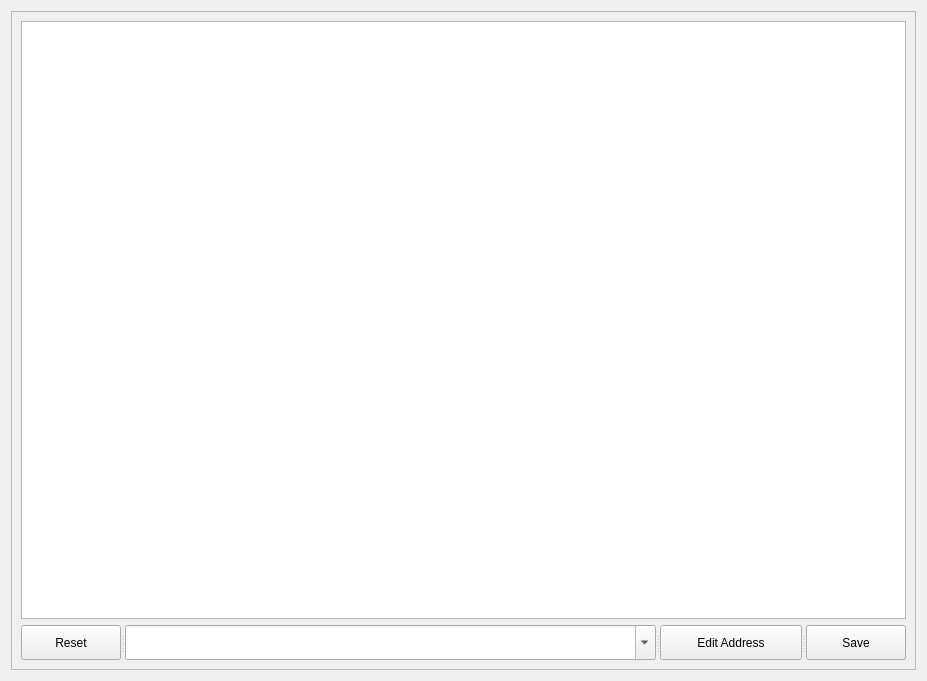
<?xml version="1.0" encoding="UTF-8"?>
<ui version="4.0">
 <class>Form</class>
 <widget class="QWidget" name="Form">
  <property name="geometry">
   <rect>
    <x>0</x>
    <y>0</y>
    <width>927</width>
    <height>681</height>
   </rect>
  </property>
  <property name="windowTitle">
   <string>Form</string>
  </property>
  <layout class="QGridLayout" name="gridLayout">
   <item row="0" column="0">
    <widget class="QScrollArea" name="scrollArea">
     <property name="widgetResizable">
      <bool>true</bool>
     </property>
     <widget class="QWidget" name="scrollAreaWidgetContents">
      <property name="geometry">
       <rect>
        <x>0</x>
        <y>0</y>
        <width>911</width>
        <height>665</height>
       </rect>
      </property>
      <layout class="QGridLayout" name="gridLayout_2">
       <item row="0" column="0">
        <widget class="QTableView" name="editor"/>
       </item>
       <item row="1" column="0">
        <widget class="QSplitter" name="splitter">
         <property name="orientation">
          <enum>Qt::Horizontal</enum>
         </property>
         <property name="childrenCollapsible">
          <bool>false</bool>
         </property>
         <widget class="QPushButton" name="reset">
          <property name="minimumSize">
           <size>
            <width>50</width>
            <height>35</height>
           </size>
          </property>
          <property name="maximumSize">
           <size>
            <width>100</width>
            <height>35</height>
           </size>
          </property>
          <property name="text">
           <string>Reset</string>
          </property>
         </widget>
         <widget class="QComboBox" name="addresses">
          <property name="minimumSize">
           <size>
            <width>300</width>
            <height>35</height>
           </size>
          </property>
          <property name="editable">
           <bool>true</bool>
          </property>
         </widget>
         <widget class="QPushButton" name="edit_address">
          <property name="minimumSize">
           <size>
            <width>100</width>
            <height>35</height>
           </size>
          </property>
          <property name="maximumSize">
           <size>
            <width>150</width>
            <height>35</height>
           </size>
          </property>
          <property name="text">
           <string>Edit Address</string>
          </property>
         </widget>
         <widget class="QPushButton" name="save">
          <property name="minimumSize">
           <size>
            <width>50</width>
            <height>35</height>
           </size>
          </property>
          <property name="maximumSize">
           <size>
            <width>100</width>
            <height>35</height>
           </size>
          </property>
          <property name="toolTip">
           <string>save your edits</string>
          </property>
          <property name="text">
           <string>Save</string>
          </property>
         </widget>
        </widget>
       </item>
      </layout>
     </widget>
    </widget>
   </item>
  </layout>
 </widget>
 <resources/>
 <connections/>
</ui>
